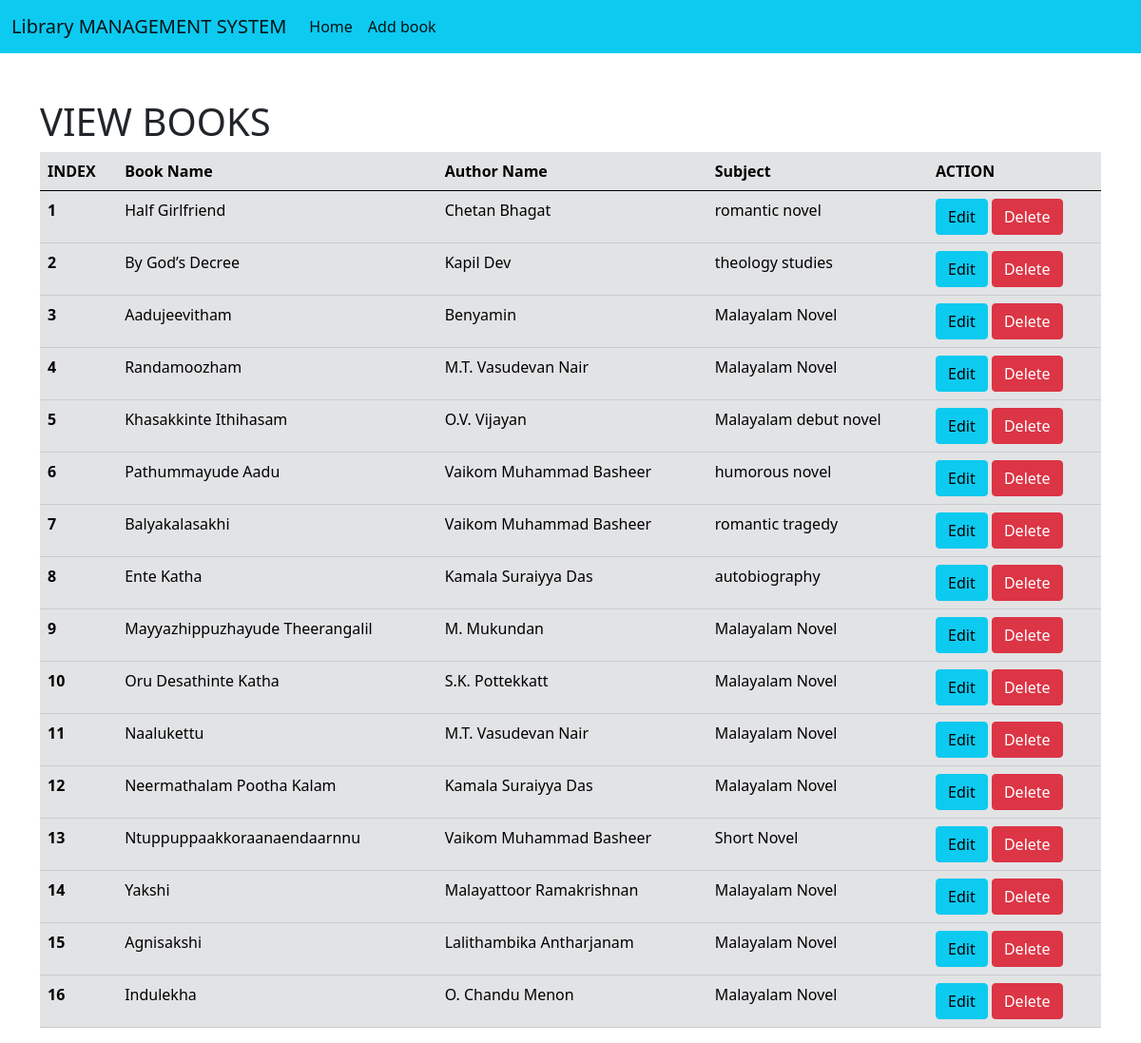
The page /librarian on the database as committed earlier.
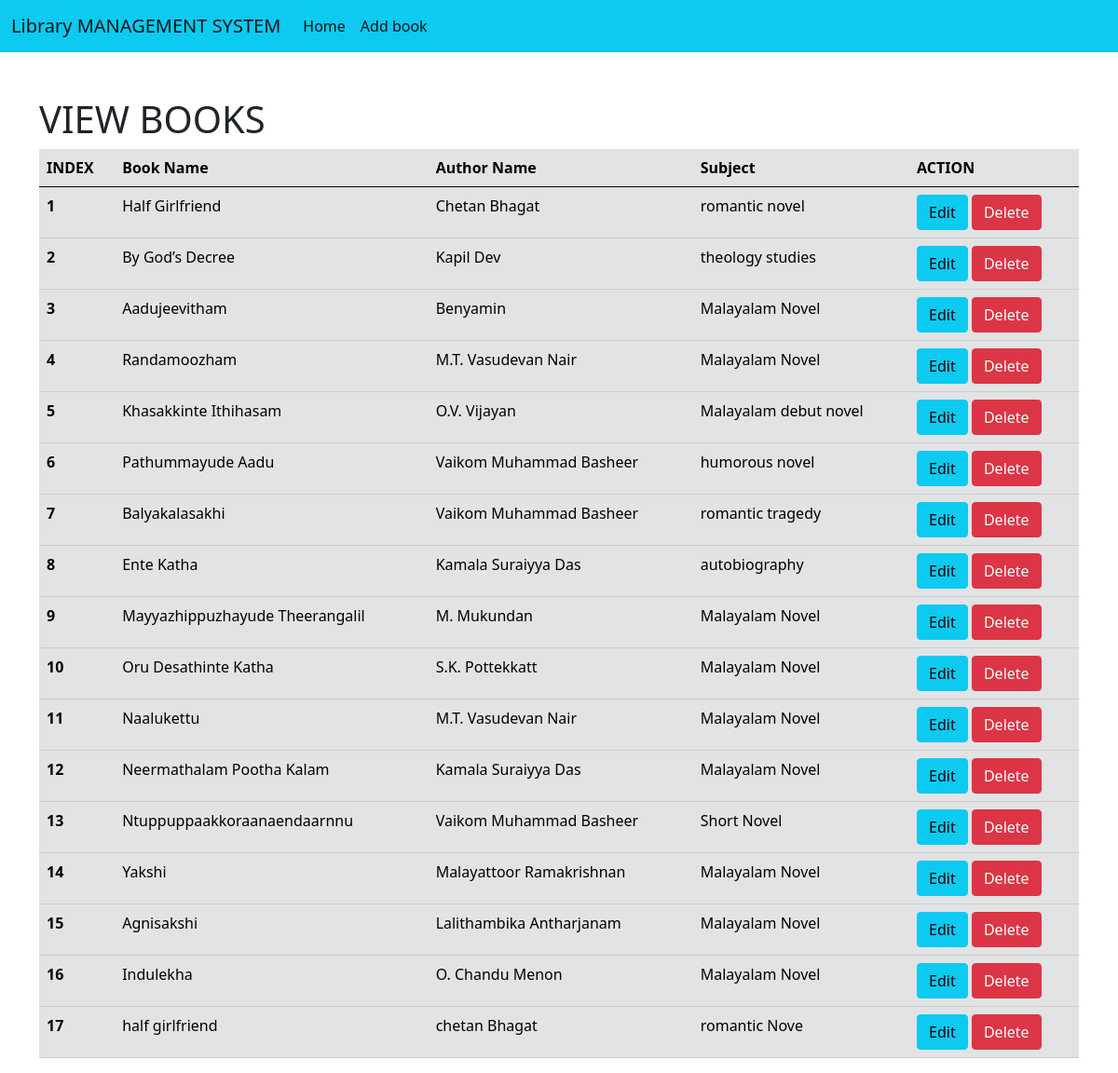
The same page on the database as committed later.
### libraryapp/models.py (models this page shows, shortened)
class Book(models.Model):
    book_name = models.CharField(max_length=150)
    author_name = models.CharField(max_length=200)
    subject = models.CharField(max_length=2000)
    class Meta:
        unique_together = ('book_name','author_name')

### libraryapp/views.py (the view)
# urls.py: re_path('librarian',views.librarian,name='librarian'),
def librarian(request):
    data = Book.objects.all()
    return render(request,'librarian.html',  {'books': data})

### templates/librarian.html (shortened to what this page needs)
<!doctype html>
<html lang="en">
  <head>
    <link href="https://cdn.jsdelivr.net/npm/bootstrap@5.0.2/dist/css/bootstrap.min.css" rel="stylesheet">
  </head>
  <body>
    <nav class="navbar navbar-expand-lg navbar-light bg-info">
  <div class="container-fluid">
    <a class="navbar-brand" href="/">Library MANAGEMENT SYSTEM</a>
    <div class="collapse navbar-collapse" id="navbarNav">
      <ul class="navbar-nav">
        <li class="nav-item">
          <a class="nav-link active" aria-current="page" href="librarian">Home</a>
        </li>
         <li class="nav-item">
          <a class="nav-link active" aria-current="page" href="/add-book">Add book</a>
        </li>
      </ul>
    </div>
  </div>
</nav>
    <div class="container">
     <div class="mt-5">
         <h1>VIEW BOOKS</h1>
     </div>
  <table class="table table table-secondary">
  <thead>
    <tr>
      <th scope="col">INDEX</th>
      <th scope="col">Book Name</th>
      <th scope="col">Author Name</th>
      <th scope="col">Subject</th>
      <th scope="col">ACTION</th>
    </tr>
  </thead>
  <tbody>
  {% for i in books %}
    <tr>
      <th scope="row">{{forloop.counter}}</th>
      <td>{{i.book_name}}</td>
      <td>{{i.author_name}}</td>
      <td>{{i.subject}}</td>
      <td>
        <a href="/edit-book?bookid={{i.id}}"><button type="button" class="btn btn-info">Edit</button></a>
        <a href="/delete-book?bookid={{i.id}}"><button type="button" class="btn btn-danger">Delete</button></a>
      </td>
    </tr>
  {% endfor %}
  </tbody>
</table>
</div>
  </body>
</html>

Rows that differ between the two databases and show on the page:
added Book: book_name "half girlfriend", author_name "chetan Bhagat", subject "romantic Nove"
